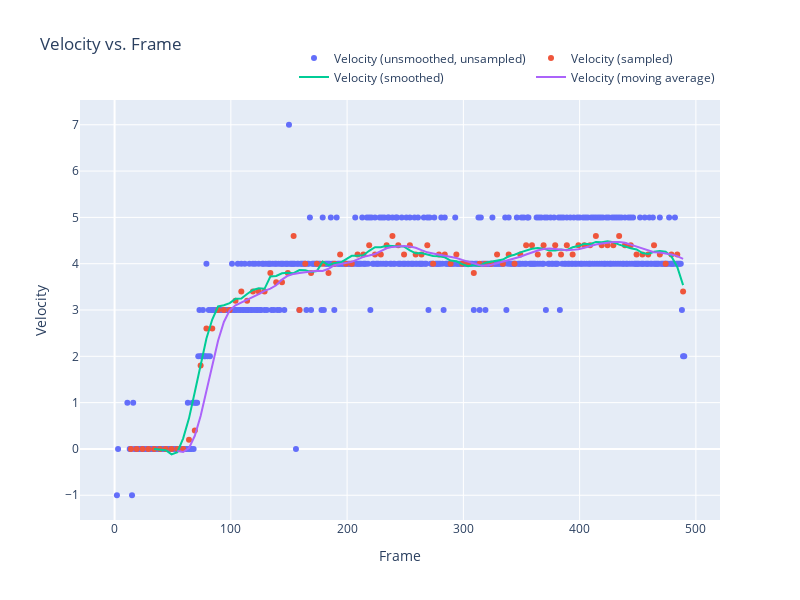

Notebook cell for this chart:
### Code cell
import pandas as pd
import numpy as np
from scipy.signal import savgol_filter
import plotly.graph_objs as go

df = pd.read_csv('position_data/Glycerol_in_Castor_0_02mL_15mLmin_20230320_007_rotated.txt', sep='\t', skiprows=1, header=None, 
                 names=['frame', 'x', 'y', 'width', 'height', 'deformation'])
dx = df['x'].diff()
df['velocity'] = dx

# Set the desired sampling rate
sample_rate = 5

# Sample the data
sampled_df = df.iloc[::sample_rate, :].reset_index(drop=True)

# Compute velocity by differentiating the position
sampled_dx = sampled_df['x'].diff()
sampled_df['velocity'] = sampled_dx/sample_rate

# Compute moving average of velocity
window_size = 5
sampled_df['moving_average_velocity'] = sampled_df['velocity'].rolling(window=window_size, win_type='hamming').mean()

# Smooth the velocity data using a Savitzky-Golay filter
window_size = 10
poly_order = 3
sampled_df['smooth_velocity'] = savgol_filter(sampled_df['velocity'], window_size, poly_order)
sampled_df['moving_average_smooth_velocity'] = savgol_filter(sampled_df['moving_average_velocity'], window_size, poly_order)

# Create traces for the side-by-side plots
fig = go.Figure()
fig.add_trace(go.Scatter(x=df['frame'], y=df['velocity'], name='Velocity (unsmoothed, unsampled)', mode='markers'))
fig.add_trace(go.Scatter(x=sampled_df['frame'], y=sampled_df['velocity'], name='Velocity (sampled)', mode='markers'))
fig.add_trace(go.Scatter(x=sampled_df['frame'], y=sampled_df['smooth_velocity'], name='Velocity (smoothed)'))
fig.add_trace(go.Scatter(x=sampled_df['frame'], y=sampled_df['moving_average_smooth_velocity'], name='Velocity (moving average)'))

# Set layout options
fig.update_layout(
    title='Velocity vs. Frame',
    xaxis_title='Frame',
    yaxis_title='Velocity',
    legend=dict(
        orientation='h',
        yanchor='bottom',
        y=1.02,
        xanchor='right',
        x=1
    ),
    width=800,
    height=600,
)

# Display the plot
fig.show()

### Figure 1 — Plotly figure (JSON) as saved in the notebook; plotly's stock layout.template omitted (floating-point values rounded to 4 significant figures; data arrays with more than 128 entries replaced by an {"elided": "..."} marker saying what was removed)
{"data": [{"mode": "markers", "name": "Velocity (unsmoothed, unsampled)", "type": "scatter", "x": {"elided": "482 int values"}, "y": {"elided": "482 int values"}}, {"mode": "markers", "name": "Velocity (sampled)", "type": "scatter", "x": [1, 14, 19, 24, 29, 34, 39, 44, 49, 54, 59, 64, 69, 74, 79, 84, 89, 94, 99, 104, 109, 114, 119, 124, 129, 134, 139, 144, 149, 154, 159, 164, 169, 174, 179, 184, 189, 194, 199, 204, 209, 214, 219, 224, 229, 234, 239, 244, 249, 254, 259, 264, 269, 274, 279, 284, 289, 294, 299, 304, 309, 314, 319, 324, 329, 334, 339, 344, 349, 354, 359, 364, 369, 374, 379, 384, 389, 394, 399, 404, 409, 414, 419, 424, 429, 434, 439, 444, 449, 454, 459, 464, 469, 474, 479, 484, 489], "y": [null, 0, 0, 0, 0, 0, 0, 0, 0, 0, 0, 0.2, 0.4, 1.8, 2.6, 2.6, 3, 3, 3, 3.2, 3.4, 3.2, 3.4, 3.4, 3.4, 3.8, 3.6, 3.6, 3.8, 4.6, 3, 4, 3.8, 4, 4, 3.8, 4, 4.2, 4, 4, 4.2, 4.2, 4.4, 4.2, 4.2, 4.4, 4.6, 4.4, 4.2, 4.4, 4.2, 4.2, 4.4, 4, 4.2, 4.2, 4, 4.2, 4, 4, 3.8, 4, 4, 4, 4.2, 4, 4.2, 4, 4.2, 4.4, 4.4, 4.2, 4.4, 4.2, 4.4, 4.2, 4.4, 4.2, 4.4, 4.4, 4.4, 4.6, 4.4, 4.4, 4.4, 4.6, 4.4, 4.4, 4.2, 4.2, 4.2, 4.4, 4.2, 4, 4.2, 4.2, 3.4]}, {"name": "Velocity (smoothed)", "type": "scatter", "x": [1, 14, 19, 24, 29, 34, 39, 44, 49, 54, 59, 64, 69, 74, 79, 84, 89, 94, 99, 104, 109, 114, 119, 124, 129, 134, 139, 144, 149, 154, 159, 164, 169, 174, 179, 184, 189, 194, 199, 204, 209, 214, 219, 224, 229, 234, 239, 244, 249, 254, 259, 264, 269, 274, 279, 284, 289, 294, 299, 304, 309, 314, 319, 324, 329, 334, 339, 344, 349, 354, 359, 364, 369, 374, 379, 384, 389, 394, 399, 404, 409, 414, 419, 424, 429, 434, 439, 444, 449, 454, 459, 464, 469, 474, 479, 484, 489], "y": [null, null, null, null, null, 0, -0.0175, -0.0275, -0.1162, -0.06875, 0.2288, 0.66, 1.229, 1.841, 2.386, 2.795, 3.076, 3.101, 3.149, 3.241, 3.249, 3.346, 3.431, 3.468, 3.458, 3.724, 3.735, 3.794, 3.804, 3.795, 3.864, 3.86, 3.82, 3.84, 4.042, 3.969, 4.014, 4.018, 4.094, 4.17, 4.174, 4.184, 4.279, 4.355, 4.358, 4.389, 4.383, 4.37, 4.369, 4.288, 4.224, 4.233, 4.2, 4.168, 4.159, 4.138, 4.068, 4.053, 3.99, 3.946, 3.97, 3.953, 4.02, 4.046, 4.074, 4.09, 4.16, 4.194, 4.245, 4.29, 4.323, 4.336, 4.325, 4.283, 4.283, 4.308, 4.291, 4.354, 4.38, 4.43, 4.42, 4.47, 4.465, 4.483, 4.463, 4.411, 4.366, 4.334, 4.306, 4.23, 4.209, 4.259, 4.272, 4.258, 4.157, 3.929, 3.537]}, {"name": "Velocity (moving average)", "type": "scatter", "x": [1, 14, 19, 24, 29, 34, 39, 44, 49, 54, 59, 64, 69, 74, 79, 84, 89, 94, 99, 104, 109, 114, 119, 124, 129, 134, 139, 144, 149, 154, 159, 164, 169, 174, 179, 184, 189, 194, 199, 204, 209, 214, 219, 224, 229, 234, 239, 244, 249, 254, 259, 264, 269, 274, 279, 284, 289, 294, 299, 304, 309, 314, 319, 324, 329, 334, 339, 344, 349, 354, 359, 364, 369, 374, 379, 384, 389, 394, 399, 404, 409, 414, 419, 424, 429, 434, 439, 444, 449, 454, 459, 464, 469, 474, 479, 484, 489], "y": [null, null, null, null, null, null, null, null, null, -0.04698, -0.06756, 0.01902, 0.2844, 0.7093, 1.245, 1.817, 2.337, 2.741, 2.992, 3.101, 3.161, 3.22, 3.273, 3.344, 3.414, 3.461, 3.533, 3.656, 3.739, 3.78, 3.799, 3.816, 3.843, 3.848, 3.844, 3.889, 3.967, 3.995, 4.008, 4.039, 4.094, 4.148, 4.176, 4.21, 4.273, 4.332, 4.363, 4.378, 4.38, 4.37, 4.345, 4.293, 4.246, 4.222, 4.199, 4.174, 4.154, 4.124, 4.081, 4.04, 3.997, 3.967, 3.963, 3.976, 4.01, 4.045, 4.072, 4.105, 4.151, 4.198, 4.243, 4.285, 4.315, 4.327, 4.316, 4.296, 4.29, 4.298, 4.313, 4.346, 4.384, 4.414, 4.435, 4.456, 4.469, 4.47, 4.452, 4.413, 4.371, 4.334, 4.293, 4.248, 4.239, 4.223, 4.2, 4.164, 4.105]}], "layout": {"height": 600, "legend": {"orientation": "h", "x": 1, "xanchor": "right", "y": 1.02, "yanchor": "bottom"}, "title": {"text": "Velocity vs. Frame"}, "width": 800, "xaxis": {"title": {"text": "Frame"}}, "yaxis": {"title": {"text": "Velocity"}}}}
